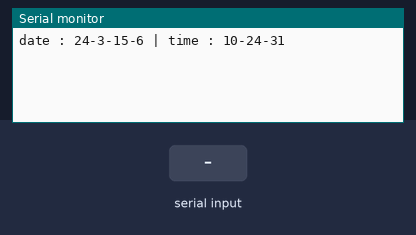
This program was run on a simulated ATmega128, built with avr-gcc and emulated at 16 MHz (the files do not name the chip). On the bench: the last lines printed to the serial monitor. Wiring (inferred from the names in the program): DS1302 clock: CE PF2; IO PF1; clock PF0. The inputs (shaded band) are chosen by the test bench. The local clock reads 2024-03-15 10:24:30 at power-on unless the program sets it.

Above: at 1.2 s.
1.3 s: "90,45\n" received over Serial
At 1.9 s:
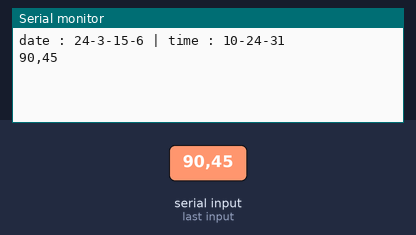
3.5 s: "0\n" received over Serial
At 3.81 s:
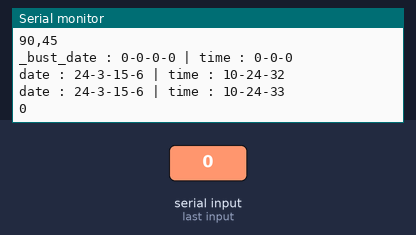
5.0 s: byte 10 ('\n') received over Serial
At 5.8 s:
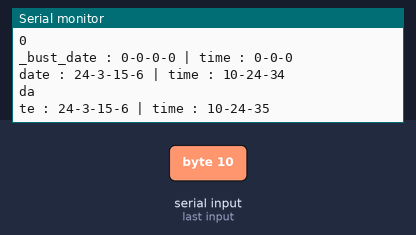

Measured:
- after the input at 1.3 s, the serial monitor: prints a new line at once (image 1)
- after the input at 3.5 s, the serial monitor: prints a new line at once (image 2)
- after the input at 5.0 s, the serial monitor: prints a new line at once (image 3)

The program:

main.c
```c
/*
 * 09.DHT11.c
 *
 * Created: 2026-06-26 오전 9:25:15
 * Author : kccistc
 */


#define F_CPU 16000000UL
#include <avr/io.h>
#include <avr/interrupt.h> // sei cli ....etc interrupt function
#include <stdio.h>

#include "uart0.h"
#include "DHT11.h"
#include "ds1302.h"
#include "timer0.h"
#include "interrupt.h"


extern void UARTO_transmit(unsigned char data);

//파일을 맵핑해줘야됨. p232
FILE OUTPUT = FDEV_SETUP_STREAM(UARTO_transmit, NULL, _FDEV_SETUP_WRITE);

int main(void)
{
	init_uart();
	init_timer0();
	stdout = &OUTPUT;	// printf 동작 할 수 있도록 stdout을 설정.

	sei();	// 전역(대문) interrrupt 허용

	//init_date_time();
	ds1302_main_test();
	//ds1302_main();

	while (1)
	{
		//dht11_main();
		//_delay_ms(1500);		// 안정화 시간 필요함 1.5sec
	}
}
```

DHT11.c
```c
/*
 * DHT11.c
 *
 * Created: 2026-06-26 오전 9:28:22
 *  Author: kccistc
 */
#include "DHT11.h"

#define DHT11_DDR	DDRG
#define DHt11_PORT	PORTG
#define DHT11_PIN	PING
#define DHT11_INPUT_PIN	0

enum t_state{ OK, STARTUP_TIMEOUT, DATA_TIMEOUT, CHECKSUM_ERROR};

void dht11_main(void){
	uint8_t bytes[6];		// 온도 센서가 보내주는 데이터 저장 장소 40bit 보내줌
	uint8_t state = 0;		// 상태를 저장하는 변수
	int us_counter = 0;		// 시간 재는 것.

	// 1. 변수 초기화
	state = OK;
	memset(bytes, 0, sizeof(bytes));	// 공간 초기화 지원해주는 함수(해당공간, 값, 크기)

	//****************************************************************
	//						start up signal scenario
	//****************************************************************
	// 1. start up signal  전송
	//---1.1 reset DHT11
	DHT11_DDR |= 1 << DHT11_INPUT_PIN;	//output mode
	DHt11_PORT |= 1 << DHT11_INPUT_PIN;	// high
	_delay_ms(100);

	//--- 1.2 low 최소 18ms
	DHt11_PORT &= ~(1 << DHT11_INPUT_PIN);	// low
	_delay_ms(20);		//spec상으로 최소 18ms 유지

	DHt11_PORT |= 1 << DHT11_INPUT_PIN;	// pull-up
	_delay_us(30);		//spec상으로 20~40us 유지,
		//위와 같은 과정을 거치면 mcu(출력모드)에서 dht11을 호출한다는 의미임

	//2. start signal 응답 check
	DHT11_DDR &= ~(1 << DHT11_INPUT_PIN);	//input mode 전환
	// 2.1 DHT11이 low로 응답하는지 check (최대 100us까지 기다려 주겠다)
	us_counter = 0;
	while((DHT11_PIN & ( 1 << DHT11_INPUT_PIN ))){ // pin g의 0번이 하이일때
		_delay_us(1);
		if(++us_counter > 100){
			state = STARTUP_TIMEOUT;
			break;
		}
	}
	// 2.2 low구간 유지 확인 ( 80us )
	if(state == OK){
		us_counter = 0;
		while( !(DHT11_PIN & ( 1 << DHT11_INPUT_PIN )) ){ // pin g의 0번이 로우일때
			_delay_us(1);
			if(++us_counter > 100){
				state = STARTUP_TIMEOUT;
				break;
			}
		}
	}
	// 2.3 high구간 유지 확인 ( 80us )
	if(state == OK){	// 해당 이후는 start data transmission
		us_counter = 0;
		while( (DHT11_PIN & ( 1 << DHT11_INPUT_PIN )) ){ // pin g의 0번이 하이일때
			_delay_us(1);
			if(++us_counter > 100){
				state = STARTUP_TIMEOUT;
				break;
			}
		}
	}
	//****************************************************************
	//						DATA READ PART
	//****************************************************************
	//3.1 data 40bits read task
	if(state == OK){ // 에러 났는지 안났는지 확인하는 절차임.
		for(int i = 0; i < 5; i++){
			uint8_t one_byte = 0;
			for(int j = 0; j < 8; j++){

				// 1. low 구간 50us check
				us_counter = 0;
				while( !(DHT11_PIN & ( 1 << DHT11_INPUT_PIN )) ){ // pin g의 0번이 로우일때
					_delay_us(1);
					if(++us_counter > 100){
						state = DATA_TIMEOUT;
						break;
					}
				}

				// 2. high 구간 길이 check(spec : 0인 경우에는 26 ~ 28us 1인 경우에는 70us)
				//	논리구성 30us 이내면 0 이상이면 1로 판단.
				us_counter = 0;
				while( (DHT11_PIN & ( 1 << DHT11_INPUT_PIN )) ){ // pin g의 0번이 high일때
					_delay_us(1);
					if(++us_counter > 100){
						state = DATA_TIMEOUT;
						break;
					}
				}
				//	논리구성 30us 이내면 0 이상이면 1로 판단.
				if(us_counter > 30){
					one_byte |= 1 << (7-j);
				}
			}
			bytes[i] = one_byte;	//완성되면 집어 넣기.
		}
	}
	//3.2 checksum 확인
	uint8_t checksum;
	if(state == OK){
		checksum = bytes[0] + bytes[1] + bytes[2] + bytes[3];
		if(bytes[4] != checksum){
			state = CHECKSUM_ERROR;
		}
	}

	switch(state){
		case OK:
			printf("humi : %d.%d\n", bytes[0], bytes[1]);
			printf("temp : %d.%d\n", bytes[2], bytes[3]);
			break;
		case STARTUP_TIMEOUT:
			printf("STARTUP_TIMEOUT !!!!!!\n");
			break;
		case DATA_TIMEOUT:
		printf("DATA_TIMEOUT !!!!!!\n");
			break;
		case CHECKSUM_ERROR:
			printf("CHECKSUM_ERROR bytes[4] : %0x  checksum : %0x !!!!!!\n", bytes[4], checksum);
			break;
	}
}
```

DHT11.h
```c
/*
 * DHT11.h
 *
 * Created: 2026-06-26 오전 9:26:05
 *  Author: kccistc
 */


#ifndef DHT11_H_
#define DHT11_H_

#define F_CPU 16000000UL  //16MHz
#include <avr/io.h>  // PORTA PORTB PORTD... IO관련 reg가 들어 있다.
#include <util/delay.h>  // _delay_ms _delay_us 등
#include <stdio.h>
#include <string.h>

void dht11_main(void);

#endif /* DHT11_H_ */
```

ds1302.c
```c
/*
 * ds1302.c
 *
 * Created: 2026-06-26 오후 2:42:12
 *  Author: kccistc
 */
#include "ds1302.h"
#include "uart0.h"
#include "interrupt.h"
#include "timer0.h"
#include <avr/interrupt.h> // sei cli ....etc interrupt function

volatile uint8_t watch = 0;


void ds1302_main(void){

	t_ds1302 ds1302;

	init_date_time(&ds1302);
	init_ddr_ds1302();
	init_gpio_ds1302();	//all 3개 포트 출력을 low로 설정

	//init_ds1302(&ds1302);		// 내가 원하는 시간 집어넣는 것.

	while(1){
			pc_command_processing(&ds1302);
			// 1. read time
			read_time_ds1302(&ds1302);
			// 2. read date
			read_date_ds1302(&ds1302);
			// 3. printf date & time
			UART0_print_1_byte_number(ds1302.year);
			UART0_print_string("\n");
			printf("date : %d-%d-%d-%d | time : %d-%d-%d \n",
			ds1302.year, ds1302.month, ds1302.date,
			ds1302.dayofweek, ds1302.hours, ds1302.minutes,
			ds1302.second);
		// 4. delay_ms(1000);
		_delay_ms(1000);
	}
}


void ds1302_main_test(void){

	t_ds1302 ds1302;

	init_date_time(&ds1302);
	init_ddr_ds1302();
	init_gpio_ds1302();	//all 3개 포트 출력을 low로 설정

	//init_ds1302(&ds1302);		// 내가 원하는 시간 집어넣는 것.

	while(1){
		//pc_command_processing_2(&ds1302);
		if(watch){
			watch = 0;
			//printf("tick\n");
			pc_command_processing_2(&ds1302);
			// 1. read time
			read_time_ds1302(&ds1302);
			// 2. read date
			read_date_ds1302(&ds1302);
			// 3. printf date & time
			//UART0_print_1_byte_number(ds1302.year);
			//UART0_print_string("\n");
			printf("date : %d-%d-%d-%d | time : %d-%d-%d \n",
			ds1302.year, ds1302.month, ds1302.date,
			ds1302.dayofweek,
			ds1302.hours, ds1302.minutes, ds1302.second);

		}
		// 4. delay_ms(1000);
		//_delay_ms(1000);
	}
}

void read_time_ds1302(t_ds1302 *ds1302){
	ds1302->second = read_ds1302(ADDR_SECONDS);
	ds1302->minutes = read_ds1302(ADDR_MINUTES);
	ds1302->hours = read_ds1302(ADDR_HOUR);
}

void read_date_ds1302(t_ds1302 *ds1302){
	ds1302->date = read_ds1302(ADDR_DATE);
	ds1302->month = read_ds1302(ADDR_MONTH);
	ds1302->dayofweek = read_ds1302(ADDR_DAYOFWEEK);
	ds1302->year = read_ds1302(ADDR_YEAR);
}

uint8_t read_ds1302(uint8_t addr){
	uint8_t data8bits = 0;	// 1bit씩 읽어서 담을 변수

	 cli(); // bit 해드 뱅잉 방식이라
	 // 비트가 흔들어지는 동안에는 잠시 꺼줘야한다.

	// 1.ce high
	// 2. addr 전송
	// 3. data를 읽어들임.
	// 4. ce low
	// 5. return (bcd to dec)

	// 1. CE low -> high
	DS1302_RST_PORT |= 1 << DS1302_RST;
	// 2. addr 전송
	tx_ds1302(addr+1); // 읽기주소는 더하기 1해줘야됨.
	// 3. data 읽기
	rx_ds1302(&data8bits);
	// 4. CE high -> low
	DS1302_RST_PORT &= ~(1 << DS1302_RST);

	sei(); // 그리고 다시 키기

	return (bcd2dec(data8bits));
}
// 버스트 모드를 하면 한번에 64개 읽어온다.

void _bust_read_ds1302(uint8_t addr, uint64_t *temp){

	cli(); // bit 해드 뱅잉 방식이라
	// 비트가 흔들어지는 동안에는 잠시 꺼줘야한다.

	// 1.ce high
	// 2. addr 전송
	// 3. data를 읽어들임.
	// 4. ce low
	// 5. return (bcd to dec)

	// 1. CE low -> high
	DS1302_RST_PORT |= 1 << DS1302_RST;
	// 2. addr 전송
	tx_ds1302(addr);
	// 3. data 읽기
	_bust_rx_ds1302(temp);
	// 4. CE high -> low
	DS1302_RST_PORT &= ~(1 << DS1302_RST);

	sei(); // 그리고 다시 키기
}

void _bust_rx_ds1302(uint64_t *temp){

	//1. 입력 mode로 설정
	DS1302_DAT_DDR &= ~(1 << DS1302_DAT);	//read mode
	//예) 0x80 LSB 부터 차례대로 들어옴.
	// L       M
	// 1000 0000
	for(int i = 0; i < 64; i++){
		if(DS1302_DAT_PIN & (1 << DS1302_DAT)){
			*temp |= (uint64_t)1 << i;		// 1들어올 때만 set함
			// 1임마가 문제임 ㄹㅇ!!!!!!!!!!!!!!!!!!!!
			// 1이 int형이였던거임
		}
		if(i != 63){		//마지막 비트를 읽을때는 클럭을 안보냄.
			clock_ds1302();
		}
	}
}

void rx_ds1302(uint8_t *pdata8bits){
	uint8_t temp = 0;
	//1. 입력 mode로 설정
	DS1302_DAT_DDR &= ~(1 << DS1302_DAT);	//read mode
	//예) 0x80 LSB 부터 차례대로 들어옴.
	// L       M
	// 1000 0000
	for(int i = 0; i < 8; i++){
		if(DS1302_DAT_PIN & (1 << DS1302_DAT)){
			temp |= 1 << i;		// 1들어올 때만 set함
		}
		if(i != 7){		//마지막 비트를 읽을때는 클럭을 안보냄.
			clock_ds1302();
		}
	}
	*pdata8bits = temp;
}

void init_ds1302(t_ds1302 *ds1302){
	write_ds1302(ADDR_SECONDS, ds1302->second);
	write_ds1302(ADDR_MINUTES, ds1302->minutes);
	write_ds1302(ADDR_HOUR, ds1302->hours);
	write_ds1302(ADDR_DATE, ds1302->date);
	write_ds1302(ADDR_MONTH, ds1302->month);
	write_ds1302(ADDR_DAYOFWEEK, ds1302->dayofweek);
	write_ds1302(ADDR_YEAR, ds1302->year);
}

//dec ----> bcd
//예시 25
// dec			bcd
// 0001 1001	0010 0101
uint8_t dec2bcd(uint8_t data){
	uint8_t high, low;

	high = (data/10) << 4;
	low = (data%10);

	return(high + low);
}
//bcd ---------> dec
// 예시 26년
// 0010 0110
// 2	6
// x10	x1
// 0001 1010


uint8_t bcd2dec(uint8_t data){
	uint8_t high, low;

	low = data & 0x0f;
	high = (data >> 4) * 10;

	return (high + low);
}
void write_ds1302(uint8_t addr, uint8_t data){
	    cli();


	// 1. CE low -> high
	DS1302_RST_PORT |= 1 << DS1302_RST;
	// 2. addr 전송
	tx_ds1302(addr);
	// 3. data 전송
	tx_ds1302(dec2bcd(data));
	// 4. CE high -> low
	DS1302_RST_PORT &= ~(1 << DS1302_RST);


	sei();

}


void tx_ds1302(uint8_t data){
	//1. 출력 mode로 설정
	DS1302_DAT_DDR |= 1 << DS1302_DAT;	//write mode
	//예) 0x80
	// M       L
	// 1000 0000
	for(int i = 0; i < 8; i++){
		if(data & (1 << i)){
			DS1302_DAT_PORT |= 1 << DS1302_DAT; // 1
		}else{
			DS1302_DAT_PORT &= ~(1 << DS1302_DAT); // 0
		}
		clock_ds1302();
	}
}

void clock_ds1302(void){
	// low에서 high로 갓다가 다시 low로 감.
	DS1302_CLK_PORT &= ~(1 << DS1302_CLK);
	DS1302_CLK_PORT |= (1 << DS1302_CLK);
	DS1302_CLK_PORT &= ~(1 << DS1302_CLK);
}

void init_ddr_ds1302(void){
	DDRF &= ~(1 << DS1302_CLK | 1 << DS1302_DAT | 1 << DS1302_RST);
	DDRF |= 1 << DS1302_CLK | 1 << DS1302_DAT | 1 << DS1302_RST; // 출력 모드 설정.
}

void init_gpio_ds1302(void){
	DS1302_CLK_PORT &= ~(1 << DS1302_CLK | 1 << DS1302_DAT | 1 << DS1302_RST);
	_delay_ms(2);
}

void init_date_time(t_ds1302 *ds1302){
	ds1302->year = 26;
	ds1302->month = 06;
	ds1302->date = 29;
	ds1302->dayofweek= 0;	//friday
	ds1302->hours = 20;
	ds1302->minutes = 05;
	ds1302->second = 00;
}
```

ds1302.h
```c
/*
 * ds1302.h
 *
 * Created: 2026-06-26 오후 2:42:02
 *  Author: kccistc
 */


#ifndef DS1302_H_
#define DS1302_H_

#define F_CPU 16000000UL  //16MHz
#include <avr/io.h>  // PORTA PORTB PORTD... IO관련 reg가 들어 있다.
#include <util/delay.h>  // _delay_ms _delay_us 등
#include <stdio.h>
#include <string.h>

#define DS1302_CLK_DDR DDRF
#define DS1302_CLK_PORT PORTF

#define DS1302_DAT_DDR DDRF
#define DS1302_DAT_PORT PORTF	// 쓸때 쓰는는거임 내보낼떄
#define DS1302_DAT_PIN PINF		//read 읽을때 쓰는거임. 들여올떄

#define DS1302_RST_DDR DDRF
#define DS1302_RST_PORT PORTF

#define DS1302_CLK	0	// 0번 pin
#define DS1302_DAT	1	// 1번 pin
#define DS1302_RST	2	// 2번 pin

#define ADDR_SECONDS 0x80		//write 만 정의하고 read는 +1 하는걸로.
#define ADDR_MINUTES 0x82
#define ADDR_HOUR 0x84
#define ADDR_DATE 0x86
#define ADDR_MONTH 0x88
#define ADDR_DAYOFWEEK 0x8A
#define ADDR_YEAR 0x8C
#define ADDR_WRITEPROTECTED 0x8E
#define ADDR_TCS 0x90

typedef struct _ds1302{
	uint8_t second;
	uint8_t minutes;
	uint8_t hours;
	uint8_t date;
	uint8_t month;
	uint8_t dayofweek;
	uint8_t year;
	uint8_t wp;
	uint8_t ampm;	//1 : pm, 0 : am
	uint8_t hourmode;	//0 : 24 1 : 12
} t_ds1302;


void init_date_time(t_ds1302 *ds1302);
void init_gpio_ds1302(void);
void init_ddr_ds1302(void);
void init_ds1302(t_ds1302 *ds1302);

void write_ds1302(uint8_t addr, uint8_t data);
void tx_ds1302(uint8_t data);
void clock_ds1302(void);
uint8_t dec2bcd(uint8_t data);
void ds1302_main(void);

void read_time_ds1302(t_ds1302 *ds1302);
void read_date_ds1302(t_ds1302 *ds1302);

void _bust_read_ds1302(uint8_t addr, uint64_t *temp);
void _bust_rx_ds1302(uint64_t *temp);
void rx_ds1302(uint8_t *pdata8bits);
uint8_t bcd2dec(uint8_t data);
uint8_t read_ds1302(uint8_t addr);

void ds1302_main_test(void);

#endif /* DS1302_H_ */
```

interrupt.c
```c
/*
 * interrupt.c
 *
 * Created: 2026-06-20 오후 2:30:46
 *  Author: kccistc
 */
#include "interrupt.h"
#include "ds1302.h"

volatile uint16_t msec_count = 0;
extern volatile uint8_t watch;

ISR(TIMER0_OVF_vect){		//1sec timer
	TCNT0 = 6;	// TCNT0 6~256 : 250개 pulse count
	msec_count++; // 1ms count
	if(msec_count >= 1000){
		msec_count = 0;
		watch = 1;
	}
}
```

interrupt.h
```c
/*
 * interrupt.h
 *
 * Created: 2026-06-20 오후 2:31:16
 *  Author: kccistc
 */


#ifndef INTERRUPT_H_
#define INTERRUPT_H_

#define F_CPU 16000000UL
#include <avr/io.h>
#include <avr/interrupt.h> // sei cli ....etc interrupt function

//extern volatile uint16_t msec_count = 0;


#endif /* INTERRUPT_H_ */
```

timer0.c
```c
/*
 * timer0.c
 *
 * Created: 2026-06-19 오후 9:03:30
 *  Author: kccistc
 */

#include "timer0.h"

void init_timer0(void){
	TCNT0 = 6;	// TCNT0 6~256 : 250개 pulse count

	TCCR0 &= ~(1 << CS02 | 1 << CS01 | 1 << CS00);
	TCCR0 |= 1 << CS02 | 0 << CS01 | 0 << CS00;
	TIMSK |= 1 << TOIE0; // TIMER0 OVERFLOW INT 활성화

}
```

timer0.h
```c
/*
 * timer0.h
 *
 * Created: 2026-06-19 오후 9:05:01
 *  Author: kccistc
 */


#ifndef TIMER0_H_
#define TIMER0_H_
#define F_CPU 16000000UL
#include <avr/io.h>


void init_timer0(void);


#endif /* TIMER0_H_ */
```

uart0.c
```c
/*
 * uart0.c
 *
 * Created: 2026-06-16 오전 9:57:53
 *  Author: kccistc
 */

#include "uart0.h"

#include <stdio.h>

void init_uart(void);
void UARTO_transmit(unsigned char data);

volatile int front = 0;
volatile int rear = 0;


//pc로부터 1byte가 들어오면 자동적으로 이곳으로 진입한다.
//ex) led_all_on\n 이면 11번 이곳으로 진입 한다.
ISR(USART0_RX_vect){ // 크기가 디파인된 원형큐를 만들어서 동작한다

	volatile unsigned char data;
	volatile static int i = 0;
	data = UDR0;	//UDR0의 내용은 data에 copy가 아닌 move임. 즉 사라진다는 소리.

	UARTO_transmit(data);	// uart0 송신이 제대로 동작 하고 있는지 확인용,.

	if(data == '\n' || data == '\r'){
		if((rear+1) % QUEUE_SIZE == front % QUEUE_SIZE){
			return;	//queue full states
		}
		rx_buff[rear][i] = '\0';	// 문장의 끝인 null 삽입
		i = 0;	// next string 저장을 위한 index 초기화.
		rear = (rear + 1) % QUEUE_SIZE; // 0~9
	}else{
		if((rear+1) % QUEUE_SIZE == front % QUEUE_SIZE){
			return;	//queue full states
		}
		rx_buff[rear][i++] = data;
	}
}
/*
1. 전송속도를 초기화 9600bps
2. start / stop bit 설정
3. RX(수신) : interrupt 로 설정 TX(송신) : polling
*/
void init_uart(void){
	//1. 전송속도 : 9600bps
	UBRR0H = 0x00;
	UBRR0L = 207; // 9600bps /p 219
	UCSR0A |= 1 << U2X0; // 2배속 설정

	//2. UART0 를 송신하고 수신이 다 가능하고 RX interrupt가 가능하도록 설정.
	UCSR0B |= 1 << RXEN0 | 1 << TXEN0 | 1 << RXCIE0;
}

// UARTO로 1byte를 전송 하는 함수
void UARTO_transmit(unsigned char data){
	while(!(UCSR0A & 1 << UDRE0)){ //data가 송신중이면 송신이 끝날때까지 기다림
		;	// no operation
	}
	UDR0 = data; // hw 전송 register에 data를 집어 넣는다.
}

//짝수 페러티 ,홀수 페러티,

void UART0_print_string(char *str){ // 문자열 송신용 하나씩 찢어서 보내기
	for(int i = 0; str[i]; i++){
		UARTO_transmit(str[i]);
	}
}

void UART0_print_1_byte_number(unsigned char n){ // 1바이트짜리 숫자 송신용
	char numstring[4] = "0";
	int i , index = 0;

	if(n>0){
		for(i = 0; n != 0; i++){
			numstring[i] = n % 10 + '0';
			n = n/10;
		}
		numstring[i] = '\0';
		index = i - 1;
	}
	for(i = index; i >= 0; i--){
		UARTO_transmit(numstring[i]);
	}
}

int passing(int a, int b){
	int answer = 0;
	int pas_front = rx_buff[front][a] - '0';
	int pas_rear = rx_buff[front][b] - '0';
	answer = pas_front*10 + pas_rear;
	return answer;
}

void pc_command_processing(t_ds1302 *ds1302){
	if(front != rear){	// data가 ru_buff에 존재하는지 check

			ds1302->year = passing(6,7);
			ds1302->month = passing(8,9);
			ds1302->date = passing(10,11);
			ds1302->hours = passing(12,13);
			ds1302->minutes = passing(14,15);
			ds1302->second = passing(16,17);

			init_ds1302(ds1302);

			front = (front + 1) % QUEUE_SIZE;

	}
}

void pc_command_processing_2(t_ds1302 *ds1302){ //  받은 0xBF 을 ds1302에 보내기 그냥 저주소를 보내서 읽으면 된다.\
	//64비트를 어디다 담아서 가져올 것이냐. 그냥 64안에다 다 담아.
	uint64_t temp = 0;
	uint64_t *p_temp = &temp;
	if(front != rear){	// data가 ru_buff에 존재하는지 check

		if(strcmp(rx_buff[front], "0xBF") == 0){
			_bust_read_ds1302(0xBF, p_temp);
		}
		// 자 64bit 받아 왔어 어떻게 읽어야할까.
		// 개씩 짤라서 읽어야됨.
		uint8_t *data = (uint8_t *)&temp;
		ds1302->second = bcd2dec(data[0]);
		ds1302->minutes = bcd2dec(data[1]);
		ds1302->hours = bcd2dec(data[2]);
		ds1302->date = bcd2dec(data[3]);
		ds1302->month = bcd2dec(data[4]);
		ds1302->dayofweek = bcd2dec(data[5]);
		ds1302->year = bcd2dec(data[6]);
		ds1302->wp = bcd2dec(data[7]);
		printf("_bust_date : %d-%d-%d-%d | time : %d-%d-%d \n",
		ds1302->year, ds1302->month, ds1302->date,
		ds1302->dayofweek,
		ds1302->hours, ds1302->minutes, ds1302->second);

		front = (front + 1) % QUEUE_SIZE;

	}
}

		/*
			setrtcyymmddhhmmss

			예를 들어 setrtc260629101411 이란 정보가 넘어왔어 그러면
			하나의 문자열 배열로 넘어오는데 5번까지는 무시하고 6번부터
			67은 ds1302->year
			89는 ds1302->month
			10 11 은 ds1302->date
			12 13 은 ds1302->hours
			14 15 는 ds1302->minutes
			16 17 은 ds1302->second
			이렇게 받아와야됨
			6하고 7을 하나로 어떻게 합치지? 언사인드 차로 받아오는데 26이 들어왓어 그러면 2, 6이 들어온다
		*/
```

uart0.h
```c
/*
 * uart0.h
 *
 * Created: 2026-06-16 오전 9:57:41
 *  Author: kccistc
 */


#ifndef UART0_H_
#define UART0_H_
#define F_CPU 16000000UL  // 16MHz
#include <avr/io.h>  // PORTA PORTB PORTD... IO관련 reg가 들어 있다.
#include <util/delay.h>  // _delay_ms _delay_us 등
#include <avr/interrupt.h>
#include <string.h>

#include "ds1302.h"

#define QUEUE_SIZE 10
#define QUEUE_LENGTH 80

volatile unsigned char rx_buff[QUEUE_SIZE][QUEUE_LENGTH];
void UART0_print_1_byte_number(unsigned char n);
void init_uart(void);
void UART0_print_string(char *str);
void pc_command_processing(t_ds1302 *ds1302);
void pc_command_processing_2(t_ds1302 *ds1302);
int passing(int a, int b);

#endif /* UART0_H_ */
```
